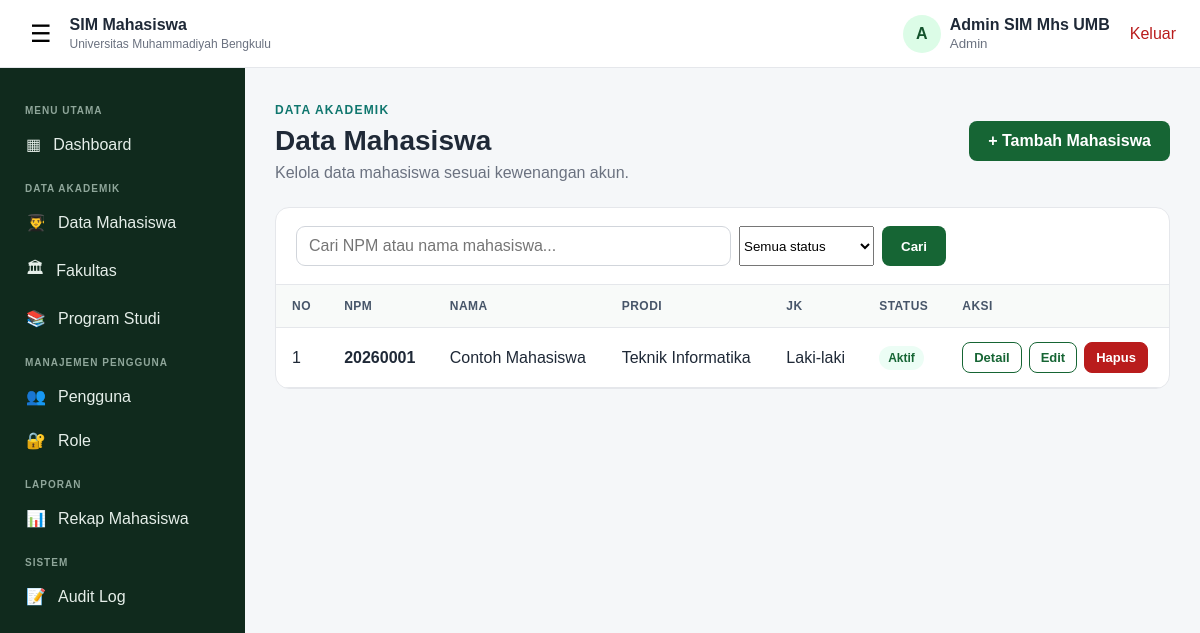
Screenshot of /sim_mahasiswa_rbac_role_crud/mahasiswa.php (signed in) with the database file from the repository.
### tables this page shows
CREATE TABLE `mahasiswa` (
  `id_mahasiswa` bigint(20) UNSIGNED NOT NULL,
  `id_pengguna` bigint(20) UNSIGNED DEFAULT NULL,
  `id_program_studi` bigint(20) UNSIGNED NOT NULL,
  `npm` varchar(30) NOT NULL,
  `nama_mahasiswa` varchar(200) NOT NULL,
  `jenis_kelamin` enum('L','P') NOT NULL,
  `tempat_lahir` varchar(100) DEFAULT NULL,
  `tanggal_lahir` date DEFAULT NULL,
  `tanggal_masuk` date NOT NULL,
  `alamat` text DEFAULT NULL,
  `status_mahasiswa` enum('Aktif','Cuti','Lulus','Mengundurkan Diri','Drop Out','Tidak Aktif') NOT NULL DEFAULT 'Aktif',
  `created_at` timestamp NOT NULL DEFAULT current_timestamp(),
  `updated_at` timestamp NOT NULL DEFAULT current_timestamp() ON UPDATE current_timestamp()
);

CREATE TABLE `program_studi` (
  `id_program_studi` bigint(20) UNSIGNED NOT NULL,
  `id_fakultas` bigint(20) UNSIGNED NOT NULL,
  `kode_program_studi` varchar(20) NOT NULL,
  `nama_program_studi` varchar(200) NOT NULL,
  `jenjang` varchar(20) NOT NULL DEFAULT 'S1',
  `status_aktif` enum('Aktif','Tidak Aktif') NOT NULL DEFAULT 'Aktif',
  `created_at` timestamp NOT NULL DEFAULT current_timestamp(),
  `updated_at` timestamp NOT NULL DEFAULT current_timestamp() ON UPDATE current_timestamp()
);

### sim_mahasiswa_rbac_role_crud/app_helpers.php (called while the page is built, shortened)
<?php
function e($value): string {
    return htmlspecialchars((string)$value, ENT_QUOTES, 'UTF-8');
}

### sim_mahasiswa_rbac_role_crud/mahasiswa.php (the view, shortened to what this page needs)
<?php
require_once 'auth_check.php'; require_once '../koneksi.php'; require_once 'app_helpers.php';
$role=$_SESSION['kode_role'];
$q=trim($_GET['q']??''); $status=$_GET['status']??'';
$where=[];$params=[];$types='';
$sql="SELECT m.*,ps.nama_program_studi,f.nama_fakultas FROM mahasiswa m JOIN program_studi ps ON m.id_program_studi=ps.id_program_studi JOIN fakultas f ON ps.id_fakultas=f.id_fakultas".(count($where)?' WHERE '.implode(' AND ',$where):'')." ORDER BY m.id_mahasiswa DESC";
$stmt=mysqli_prepare($koneksi,$sql); if($params) mysqli_stmt_bind_param($stmt,$types,...$params); mysqli_stmt_execute($stmt); $result=mysqli_stmt_get_result($stmt);
$canAdd=in_array($role,['ADMIN','OPERATOR_PRODI'],true);
?><!doctype html><html lang="id"><head><meta charset="utf-8"><meta name="viewport" content="width=device-width,initial-scale=1"><title>Data Mahasiswa</title><link rel="stylesheet" href="style.css"></head><body class="app-body">
<?php include 'topbar.php'; include 'sideleftbar.php'; ?><main class="main-content">
<div class="page-heading page-heading-flex"><div><span class="eyebrow">DATA AKADEMIK</span><h1>Data Mahasiswa</h1><p>Kelola data mahasiswa sesuai kewenangan akun.</p></div><?php if($canAdd): ?><a class="btn btn-primary" href="mahasiswa_tambah.php">+ Tambah Mahasiswa</a><?php endif;?></div>
<div class="dashboard-panel"><div class="toolbar"><form class="search-form" method="get"><input name="q" value="<?=e($q)?>" placeholder="Cari NPM atau nama mahasiswa..."><select name="status"><option value="">Semua status</option></select><button class="btn btn-primary" type="submit">Cari</button></form></div>
<div class="table-responsive"><table class="data-table"><thead><tr><th>No</th><th>NPM</th><th>Nama</th><th>Prodi</th><th>JK</th><th>Status</th><th>Aksi</th></tr></thead><tbody><?php $no=1;while($r=mysqli_fetch_assoc($result)): ?><tr><td><?=$no++?></td><td><strong><?=e($r['npm'])?></strong></td><td><?=e($r['nama_mahasiswa'])?></td><td><?=e($r['nama_program_studi'])?></td><td><?=$r['jenis_kelamin']==='L'?'Laki-laki':'Perempuan'?></td><td><span class="badge <?=in_array($r['status_mahasiswa'],['Aktif','Lulus'],true)?'':'badge-warning'?>"><?=e($r['status_mahasiswa'])?></span></td><td><div class="action-group"><a class="btn btn-sm btn-outline" href="mahasiswa_detail.php?id=<?=$r['id_mahasiswa']?>">Detail</a><?php if($canAdd):?><a class="btn btn-sm btn-outline" href="mahasiswa_edit.php?id=<?=$r['id_mahasiswa']?>">Edit</a><form method="post" action="mahasiswa_hapus.php" onsubmit="return confirm('Hapus data mahasiswa ini?');"><input type="hidden" name="id" value="<?=$r['id_mahasiswa']?>"><?=csrf_field()?><button class="btn btn-sm btn-danger">Hapus</button></form><?php endif;?></div></td></tr><?php endwhile;if(mysqli_num_rows($result)===0):?><tr><td colspan="7" class="empty-state">Data mahasiswa tidak ditemukan.</td></tr><?php endif;?></tbody></table></div></div></main><script src="script.js"></script></body></html>

### sim_mahasiswa_rbac_role_crud/style.css (style rules this page uses)
* { box-sizing: border-box; }
:root { --primary: #166534; --primary-dark: #14532d; --secondary: #0f766e; --text: #1f2937; --muted: #6b7280; --border: #e5e7eb; --bg: #f5f7f9; --white: #ffffff; --danger: #b91c1c; --sidebar: #102a1d; }
body { margin: 0; font-family: Arial, Helvetica, sans-serif; color: var(--text); background: var(--bg); }
a { text-decoration: none; color: inherit; }
.btn { display: inline-flex; align-items: center; justify-content: center; border: 1px solid transparent; border-radius: 8px; padding: 10px 18px; font-weight: 600; cursor: pointer; }
.btn-primary { background: var(--primary); color: #fff; }
.btn-outline { border-color: var(--primary); color: var(--primary); background: #fff; }
.eyebrow { color: var(--secondary); font-size: 12px; font-weight: 800; letter-spacing: 1.2px; }
.app-body { min-height: 100vh; }
.main-content { margin-left: 245px; padding: 100px 30px 40px; min-height: 100vh; }
.page-heading { margin-bottom: 25px; }
.page-heading h1 { margin: 7px 0; font-size: 28px; }
.page-heading p { color: var(--muted); margin: 0; }
.dashboard-panel { background: #fff; border: 1px solid var(--border); border-radius: 14px; margin-top: 25px; }
.page-heading-flex { display: flex; align-items: center; justify-content: space-between; gap: 20px; }
.table-responsive { overflow-x: auto; }
.data-table { width: 100%; border-collapse: collapse; min-width: 850px; }
.data-table th, .data-table td { padding: 14px 16px; border-bottom: 1px solid var(--border); text-align: left; vertical-align: middle; }
.data-table th { background: #f9fafb; color: #4b5563; font-size: 12px; text-transform: uppercase; letter-spacing: .5px; }
.badge { display: inline-block; padding: 5px 9px; border-radius: 6px; background: #ecfdf5; color: var(--primary-dark); font-size: 12px; font-weight: 700; }
.action-group { display: flex; align-items: center; gap: 6px; }
.action-group form { margin: 0; }
.btn-sm { padding: 7px 11px; font-size: 12px; }
.btn-danger { background: #dc2626; color: #fff; }
.btn { position:relative;overflow:hidden;transition:transform .2s ease,box-shadow .2s ease,background .2s ease,border-color .2s ease }
.btn::after { content:"";position:absolute;width:0;height:0;border-radius:50%;background:rgba(255,255,255,.28);left:50%;top:50%;transform:translate(-50%,-50%);transition:width .35s ease,height .35s ease }
.btn-danger { background:#b91c1c;color:#fff;border:1px solid #b91c1c }
.btn-sm { padding:7px 11px;font-size:13px }
.action-group { display:flex;gap:7px;align-items:center;flex-wrap:wrap }
.action-group form { margin:0 }
.dashboard-panel { overflow:hidden }
.table-responsive { overflow-x:auto }
.data-table { width:100%;border-collapse:collapse;min-width:760px }
.data-table th,.data-table td { padding:14px 16px;text-align:left;border-bottom:1px solid var(--border);vertical-align:middle }
.data-table th { background:#f8faf9;color:#475569;font-size:12px;text-transform:uppercase;letter-spacing:.5px }
.data-table tbody tr { transition:background .18s ease }
.badge { display:inline-flex;padding:5px 9px;border-radius:999px;background:#ecfdf5;color:#166534;font-size:12px;font-weight:700 }
.toolbar { display:flex;justify-content:space-between;gap:12px;align-items:center;flex-wrap:wrap;padding:18px 20px;border-bottom:1px solid var(--border) }
.search-form { display:flex;gap:8px;flex:1;max-width:650px }
.search-form input { flex:1;padding:10px 12px;border:1px solid #d1d5db;border-radius:9px;font:inherit }
.main-content { animation:pageFade .45s ease }

### rows the page displays
mahasiswa: npm "20260001", nama_mahasiswa "Contoh Mahasiswa", id_program_studi.nama_program_studi "Teknik Informatika", jenis_kelamin "Laki-laki", status_mahasiswa "Aktif"

### other values shown
substr($namaPengguna, 0, 1) "A"
$namaPengguna "Admin SIM Mhs UMB"
$namaRole "Admin"
